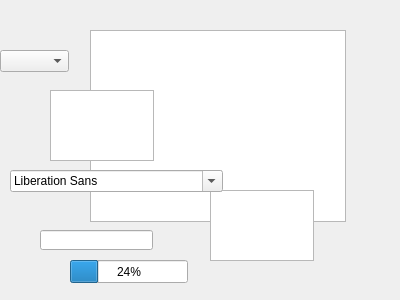
<?xml version="1.0" encoding="UTF-8"?>
<ui version="4.0">
 <class>MainWindow</class>
 <widget class="QWidget" name="MainWindow">
  <property name="geometry">
   <rect>
    <x>0</x>
    <y>0</y>
    <width>400</width>
    <height>300</height>
   </rect>
  </property>
  <property name="windowTitle">
   <string>MainWindow</string>
  </property>
  <widget class="QTextBrowser" name="textBrowser">
   <property name="geometry">
    <rect>
     <x>90</x>
     <y>30</y>
     <width>256</width>
     <height>192</height>
    </rect>
   </property>
  </widget>
  <widget class="QTextEdit" name="textEdit">
   <property name="geometry">
    <rect>
     <x>50</x>
     <y>90</y>
     <width>104</width>
     <height>71</height>
    </rect>
   </property>
  </widget>
  <widget class="QLineEdit" name="lineEdit">
   <property name="geometry">
    <rect>
     <x>40</x>
     <y>230</y>
     <width>113</width>
     <height>20</height>
    </rect>
   </property>
  </widget>
  <widget class="QPlainTextEdit" name="plainTextEdit">
   <property name="geometry">
    <rect>
     <x>210</x>
     <y>190</y>
     <width>104</width>
     <height>71</height>
    </rect>
   </property>
  </widget>
  <widget class="QComboBox" name="comboBox">
   <property name="geometry">
    <rect>
     <x>0</x>
     <y>50</y>
     <width>69</width>
     <height>22</height>
    </rect>
   </property>
  </widget>
  <widget class="QFontComboBox" name="fontComboBox">
   <property name="geometry">
    <rect>
     <x>10</x>
     <y>170</y>
     <width>213</width>
     <height>22</height>
    </rect>
   </property>
  </widget>
  <widget class="QProgressBar" name="progressBar">
   <property name="geometry">
    <rect>
     <x>70</x>
     <y>260</y>
     <width>118</width>
     <height>23</height>
    </rect>
   </property>
   <property name="value">
    <number>24</number>
   </property>
  </widget>
 </widget>
 <layoutdefault spacing="6" margin="11"/>
 <resources/>
 <connections/>
</ui>
